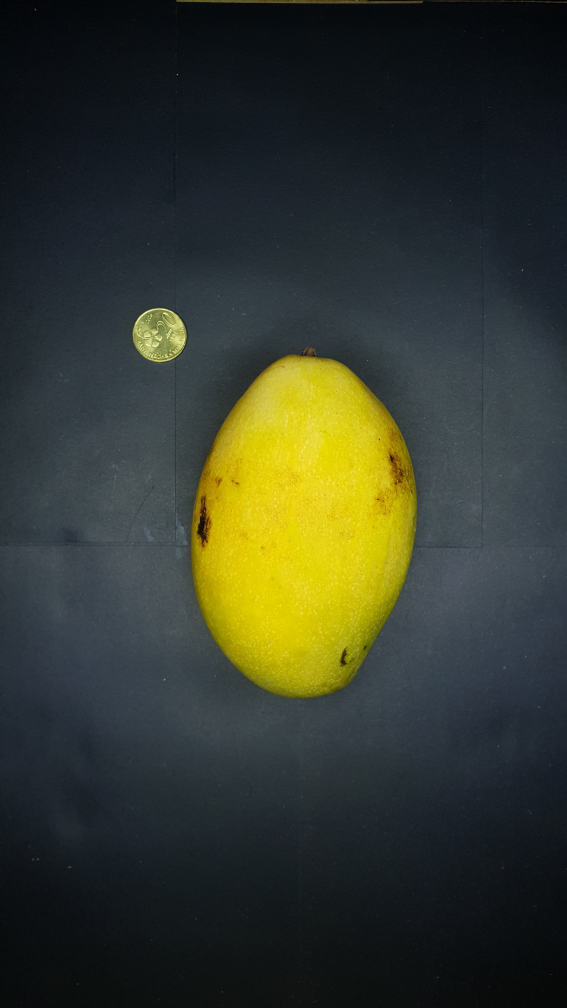
#> input picture images/1.jpg, 2268 x 4032 px (shown at 1/4 size)
$ python SVMTexture.py
#> lines starting #> are read from the running program, lines starting #| are printed output that depends on the picture; after the words box and inside, x2 and y2 are one past the last pixel; in counts of white or black regions, pixels touching at a corner belong together
"""
import cv2

def trackChaned(x):
    pass

cv2.namedWindow('Color Track Bar')
hh = 'Max'
hl = 'Min'
wnd = 'Colorbars'
cv2.createTrackbar("Max", "Color Track Bar", 0, 255, trackChaned)
cv2.createTrackbar("Min", "Color Track Bar", 0, 255, trackChaned)
img = cv2.imread('images/1.jpg')
img = cv2.resize(img, (0,0), fx=0.3, fy=0.3)

while (True):
    hul = cv2.getTrackbarPos("Max", "Color Track Bar")
    huh = cv2.getTrackbarPos("Min", "Color Track Bar")
    ret, thresh1 = cv2.threshold(img, hul, huh, cv2.THRESH_BINARY)
    ret, thresh4 = cv2.threshold(img, hul, huh, cv2.THRESH_TOZERO)

    cv2.imshow("thresh1", thresh1)

    cv2.imshow("thresh4", thresh4)

    if cv2.waitKey(1) == 27:
        break

cv2.destroyAllWindows()

"""

import cv2
import matplotlib.pyplot as plt
import numpy as np

img = cv2.imread("images/1.jpg", 0)
#> img: shape (4032, 2268); min 0, max 255, mean 54.4
img = cv2.resize(img, (0,0), fx=0.3, fy=0.3)
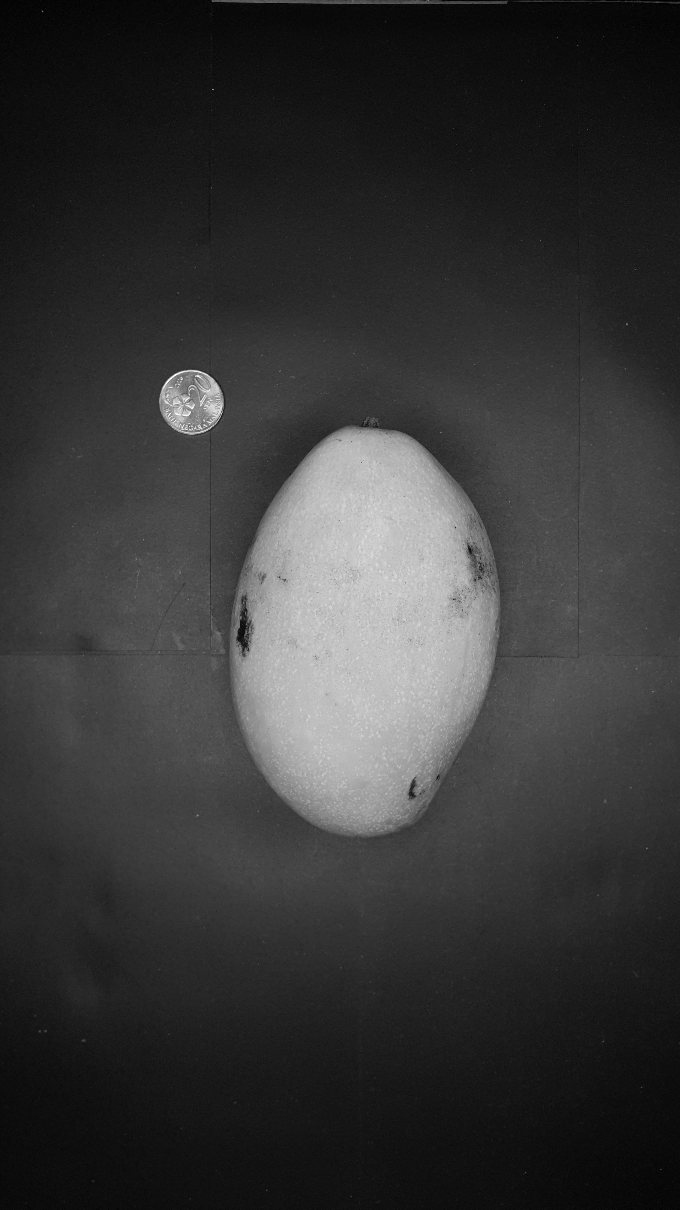
#> img: shape (1210, 680); min 0, max 252, mean 54.3

ret,th = cv2.threshold(img,0,255,cv2.THRESH_BINARY+cv2.THRESH_OTSU)
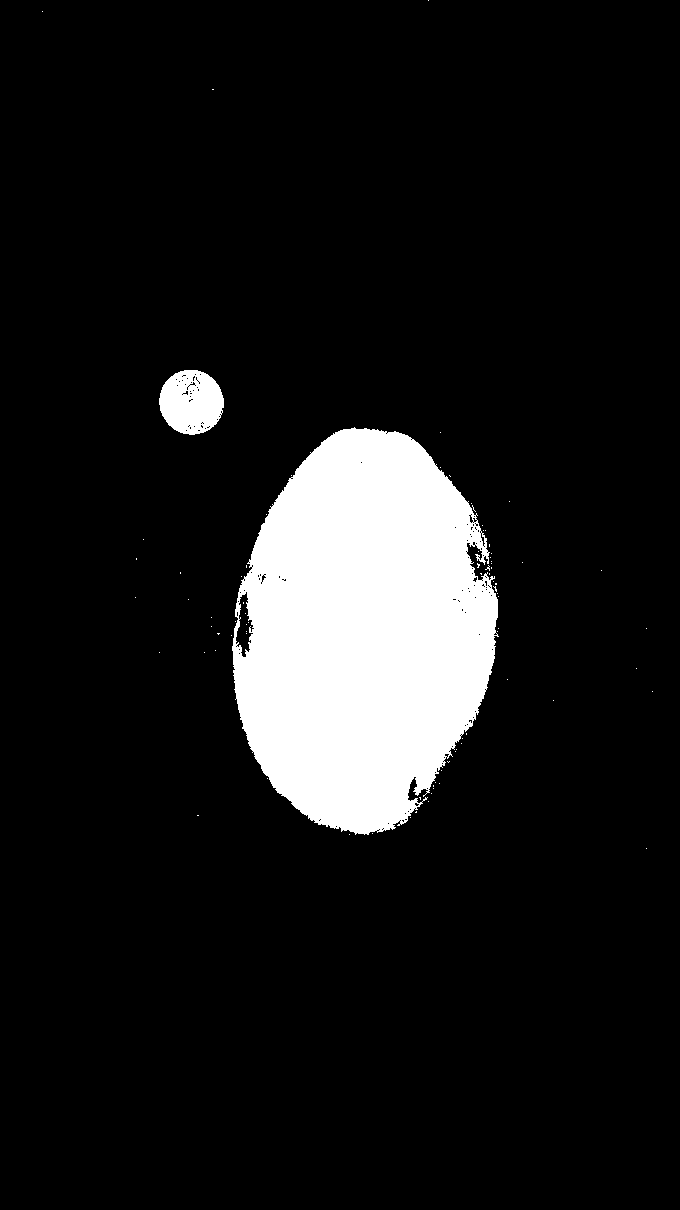
#> th: shape (1210, 680); 10.1% white; 83 white regions (81 under 20 px), largest, box (x1, y1, x2, y2) and area: (232, 427, 499, 835) 79902, (159, 370, 224, 435) 3204
#> ret = 107

kernel = np.ones((3,3),np.uint8)   # 3x3 kernel with all ones.
erosion = cv2.erode(th,kernel,iterations = 1)  #Erodes pixels based on the kernel defined
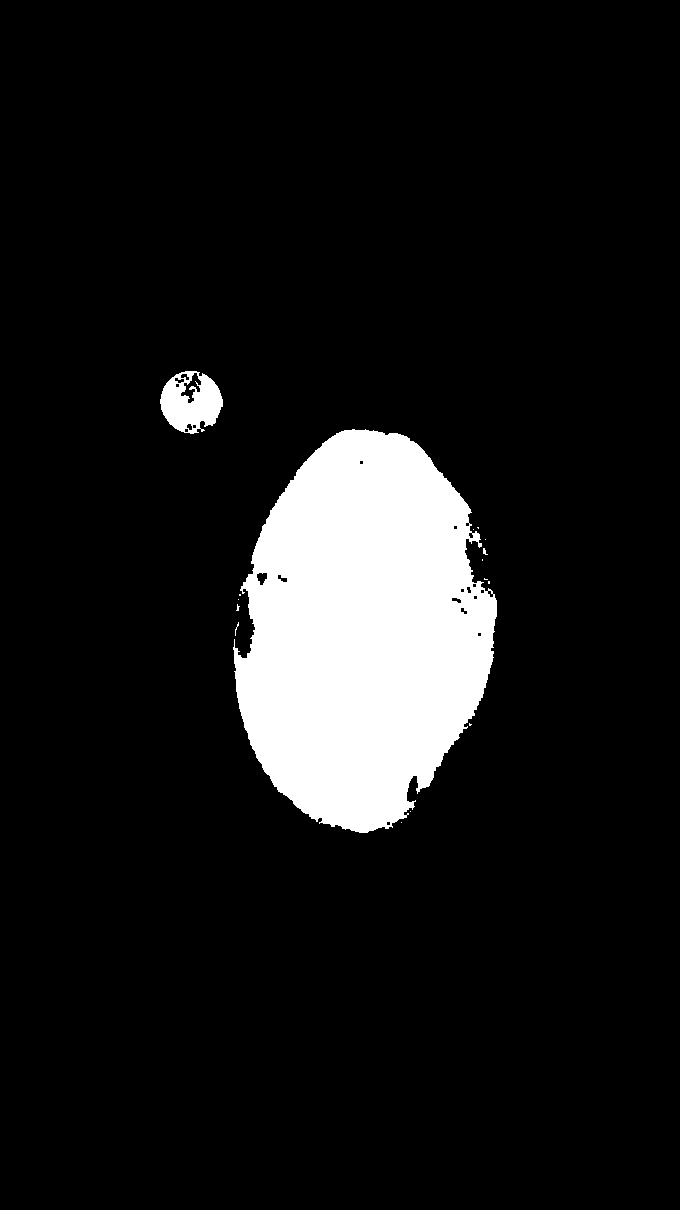
#> erosion: shape (1210, 680); 9.7% white; 16 white regions (14 under 20 px), largest, box (x1, y1, x2, y2) and area: (233, 429, 497, 833) 77029, (160, 371, 223, 434) 2599

dilation = cv2.dilate(erosion,kernel,iterations = 1)  #Apply dilation after erosion to see the effect.
#> dilation: shape (1210, 680); 10% white; 7 white regions (3 under 20 px), largest, box (x1, y1, x2, y2) and area: (232, 428, 498, 834) 79110, (159, 370, 224, 435) 3145, (234, 621, 240, 637) 57, (235, 603, 241, 612) 40

#Erosion followed by dilation can be a single operation called opening
opening = cv2.morphologyEx(th, cv2.MORPH_OPEN, kernel)  # Compare this image with the previous one

#Closing is opposit, dilation followed by erosion.
closing = cv2.morphologyEx(th, cv2.MORPH_CLOSE, kernel)
#> closing: shape (1210, 680); 10.2% white; 35 white regions (33 under 20 px), largest, box (x1, y1, x2, y2) and area: (231, 427, 499, 835) 80813, (159, 370, 224, 435) 3294

#Morphological gradient. This is the difference between dilation and erosion of an image
gradient = cv2.morphologyEx(th, cv2.MORPH_GRADIENT, kernel)
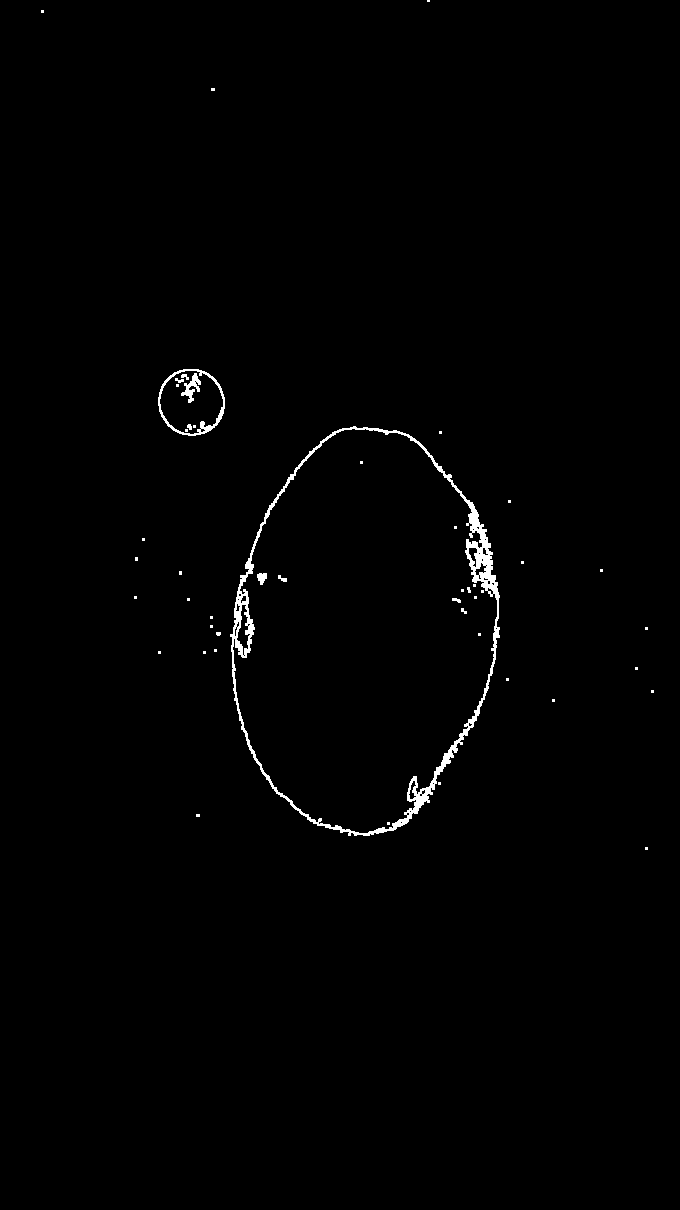
#> gradient: shape (1210, 680); 0.84% white; 48 white regions (38 under 20 px), largest, box (x1, y1, x2, y2) and area: (230, 426, 500, 836) 5427, (158, 369, 225, 436) 617, (181, 373, 201, 403) 236

#It is the difference between input image and Opening of the image.
tophat = cv2.morphologyEx(th, cv2.MORPH_TOPHAT, kernel)
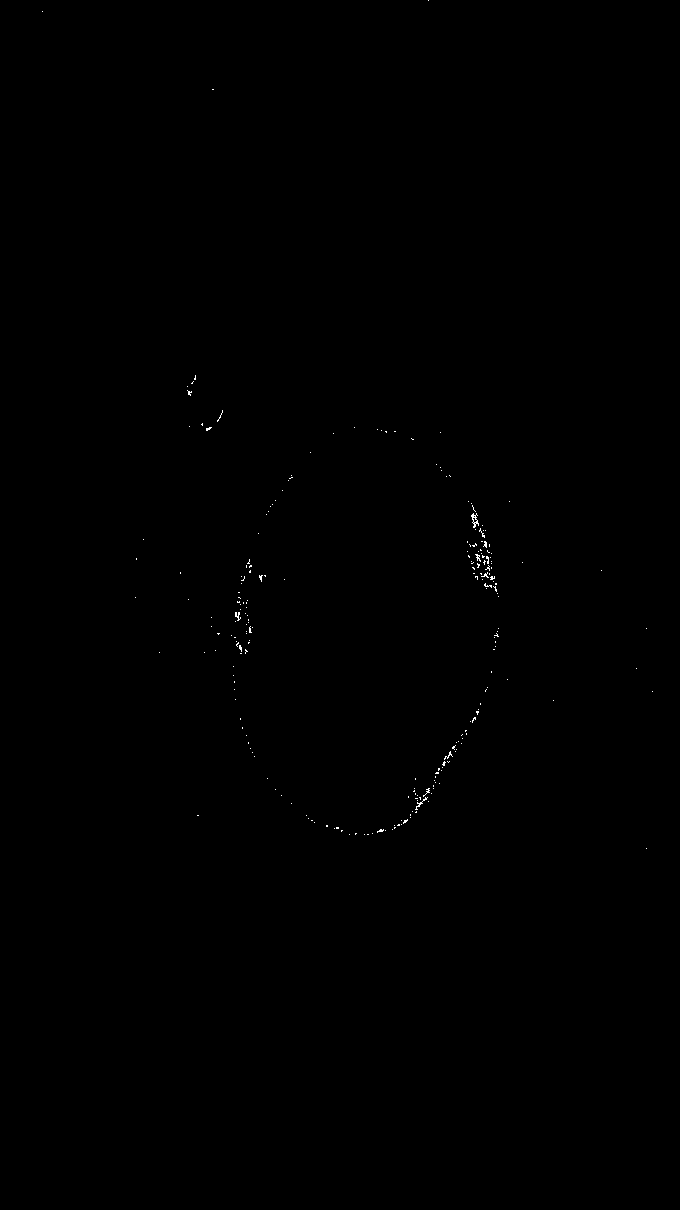
#> tophat: shape (1210, 680); 0.11% white in thin lines or dots, all inside (x1, y1, x2, y2) = (42, 0, 653, 849)

#It is the difference between the closing of the input image and input image.
blackhat = cv2.morphologyEx(img, cv2.MORPH_BLACKHAT, kernel)

cv2.imshow("Original Image", blackhat)
cv2.waitKey(0)
cv2.destroyAllWindows()

$ run again, with images/D.jpg copied over images/1.jpg
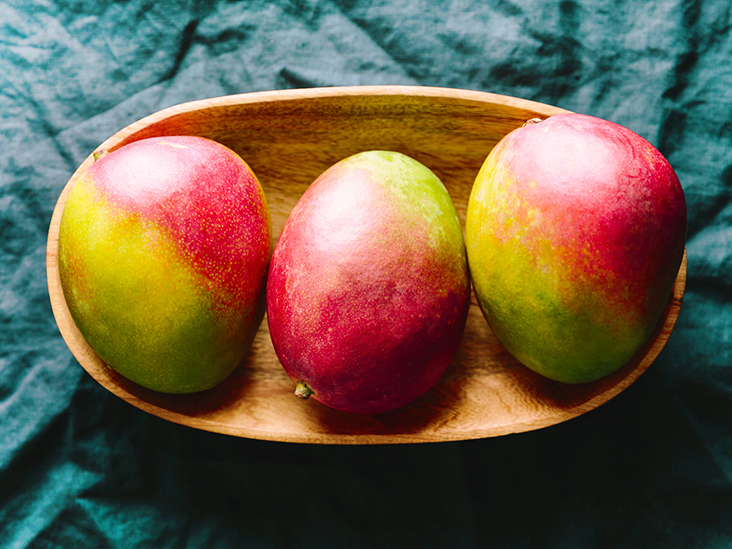
#> input picture images/D.jpg, 732 x 549 px
#> `ret,th = cv2.threshold(img,0,255,cv2.THRESH_BINARY+cv2.THRESH_OTSU)`:
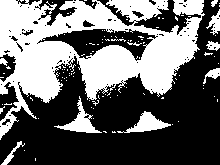
#> th: shape (165, 220); 41.1% white; 110 white regions (99 under 20 px), largest, box (x1, y1, x2, y2) and area: (0, 0, 205, 140) 13119, (54, 96, 102, 133) 483, (117, 111, 171, 133) 460
#> ret = 104
#> erosion: shape (165, 220); 30.1% white; 32 white regions (21 under 20 px), largest, box (x1, y1, x2, y2) and area: (0, 0, 200, 113) 9163, (110, 0, 167, 21) 559, (128, 113, 167, 132) 310
#> dilation: shape (165, 220); 37.9% white; 17 white regions (5 under 20 px), largest, box (x1, y1, x2, y2) and area: (0, 0, 201, 138) 11293, (109, 0, 168, 22) 760, (127, 112, 168, 133) 430
#> closing: shape (165, 220); 44.6% white; 28 white regions (21 under 20 px), largest, box (x1, y1, x2, y2) and area: (0, 0, 205, 140) 14528, (54, 96, 102, 133) 512, (112, 111, 173, 133) 489
#> gradient: shape (165, 220); 22.6% white; 28 white regions (12 under 20 px), largest, box (x1, y1, x2, y2) and area: (0, 0, 206, 141) 5430, (15, 0, 78, 27) 698, (53, 95, 108, 134) 432
#> tophat: shape (165, 220); 3.2% white in thin lines or dots
#> `blackhat = cv2.morphologyEx(img, cv2.MORPH_BLACKHAT, kernel)`:
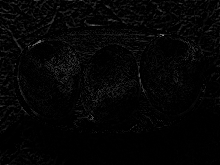
#> blackhat: shape (165, 220); min 0, max 148, mean 4.7

$ run again, with images/b.JPG copied over images/1.jpg
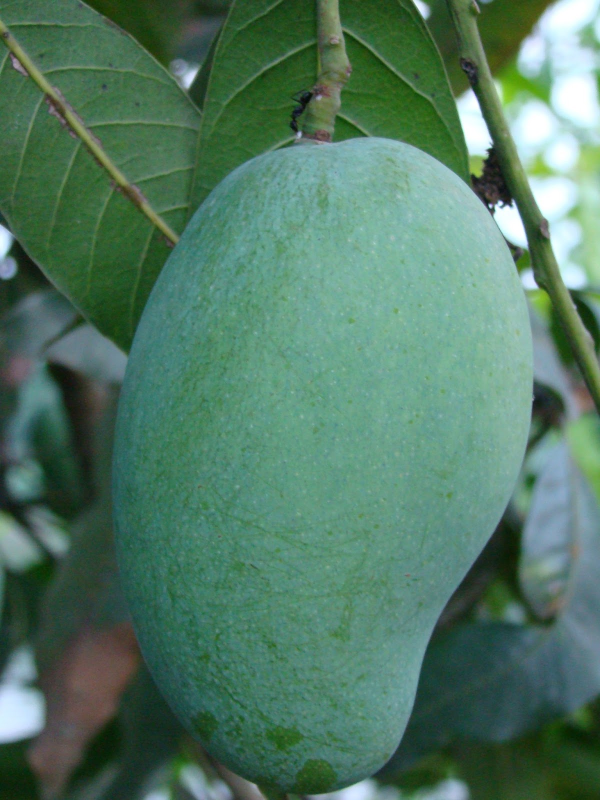
#> input picture images/b.JPG, 1200 x 1600 px (shown at 1/2 size)
#> `ret,th = cv2.threshold(img,0,255,cv2.THRESH_BINARY+cv2.THRESH_OTSU)`:
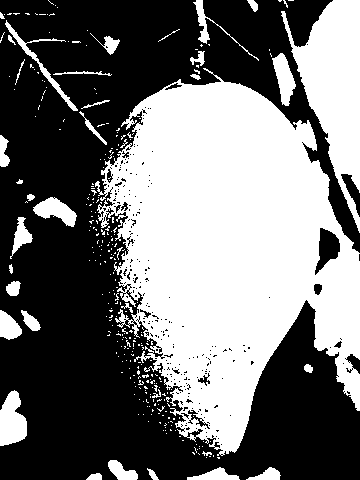
#> th: shape (480, 360); 44.8% white; 308 white regions (271 under 20 px), largest, box (x1, y1, x2, y2) and area: (95, 68, 360, 456) 60904, (281, 0, 360, 233) 8518, (0, 390, 27, 446) 1087
#> ret = 110
#> erosion: shape (480, 360); 38.9% white; 89 white regions (65 under 20 px), largest, box (x1, y1, x2, y2) and area: (106, 82, 360, 453) 54596, (283, 0, 360, 230) 7951, (0, 392, 26, 445) 948
#> dilation: shape (480, 360); 42.8% white; 61 white regions (25 under 20 px), largest, box (x1, y1, x2, y2) and area: (105, 81, 360, 454) 58499, (282, 0, 360, 231) 8491, (0, 391, 27, 446) 1086
#> closing: shape (480, 360); 46.5% white; 151 white regions (117 under 20 px), largest, box (x1, y1, x2, y2) and area: (89, 68, 360, 459) 64151, (281, 0, 360, 233) 8542, (0, 390, 27, 446) 1090
#> gradient: shape (480, 360); 12.3% white; 137 white regions (76 under 20 px), largest, box (x1, y1, x2, y2) and area: (85, 48, 360, 460) 11831, (0, 11, 113, 146) 1745, (280, 0, 360, 234) 927
#> tophat: shape (480, 360); 2% white in thin lines or dots
#> `blackhat = cv2.morphologyEx(img, cv2.MORPH_BLACKHAT, kernel)`:
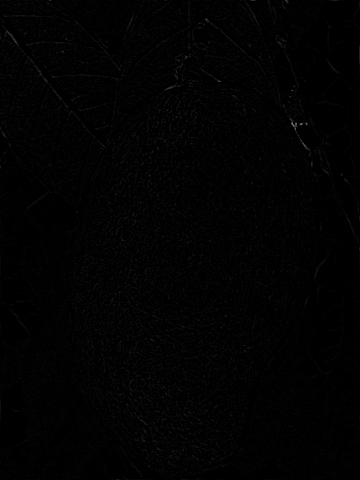
#> blackhat: shape (480, 360); min 0, max 131, mean 2
